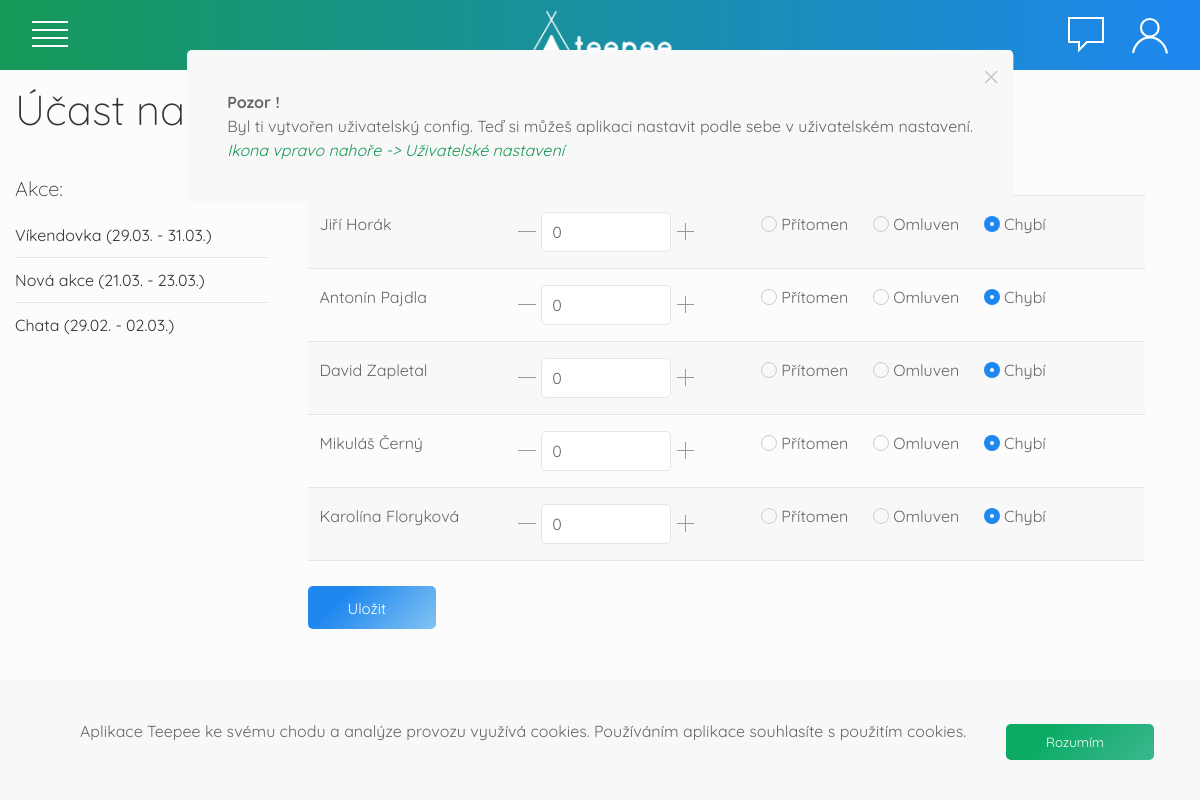
The page /ucast-akce/6 (signed in) on the database its author committed.
### tables this page shows
CREATE TABLE `akce` (
  `id_akce` int(11) NOT NULL,
  `zacatek` datetime NOT NULL,
  `konec` datetime NOT NULL,
  `nazev` varchar(200) NOT NULL,
  `popis` text,
  `vedouci_akce` int(11) DEFAULT NULL,
  `pridal` int(11) DEFAULT NULL
);

CREATE TABLE `ranger` (
  `id_rangera` int(11) NOT NULL,
  `jmeno` varchar(150) NOT NULL,
  `prezdivka` varchar(45) DEFAULT NULL,
  `prijmeni` varchar(150) NOT NULL,
  `datum_narozeni` date NOT NULL,
  `kontaktni_email` varchar(150) NOT NULL,
  `kontaktni_tel` varchar(17) NOT NULL,
  `pocet_bodu` int(11) NOT NULL,
  `id_kmenu` int(11) DEFAULT NULL
);

### index.php (called while the page is built, shortened)
<?php
  try{
  $router = new RouterKontroler();
  $router->zpracuj(array($_SERVER["REQUEST_URI"]));
  $router->vypisPohled();
  }
  catch(Exception $e){
    $exception = "
    <h3><b>Ooops!</b> Něco se pokazilo</h3>
    Kód výjimky:<br>".
    $e->getMessage();
    $router->pridejZpravu($exception,"error");
    DB::syslog($exception,"exception",(isset($_SESSION["uzivatel"]->id_vedouciho)) ? $_SESSION["uzivatel"]->id_vedouciho : 0);
    die("<script>window.location.href = '/nastenka';</script>");
  }
 ?>

### model/DB.php (called while the page is built, shortened)
<?php
class DB {
  private static $spojeni;
  private static $nastaveni = array(
		PDO::ATTR_ERRMODE => PDO::ERRMODE_EXCEPTION,
    PDO::ATTR_EMULATE_PREPARES => false,
    PDO::ATTR_DEFAULT_FETCH_MODE => PDO::FETCH_ASSOC
	);
    public static function pripoj($server, $uzivatel, $heslo, $databaze)
    {
	  if (!isset(self::$spojeni))
      {
        $dsn = "mysql:host=$server;dbname=$databaze;charset=utf8";
			 self::$spojeni = new PDO(
				$dsn,
				$uzivatel,
				$heslo,
				self::$nastaveni
       );
	  }
	}
  public static function getAkce($id){
    $sql = "SELECT * FROM akce WHERE id_akce = ?";
    $navrat = self::$spojeni->prepare($sql);
    $navrat->execute(array($id));
    return $navrat->fetch();
  }
  public static function vsechnyAkce(){
    $sql = "SELECT * FROM akce ORDER BY zacatek DESC";
    $navrat = self::$spojeni->prepare($sql);
    $navrat->execute();
    return $navrat->fetchAll();
  }
  public static function vsechnyDeti($kmen = null){
    if($kmen !== null){
      $sql = "SELECT ranger.*, kmen.nazev FROM ranger,kmen WHERE ranger.id_kmenu = kmen.id_kmenu AND kmen.nazev LIKE ? ";
    }
    else{
      $sql = "SELECT ranger.*, kmen.nazev FROM ranger,kmen WHERE ranger.id_kmenu = kmen.id_kmenu";
    }
    $navrat = self::$spojeni->prepare($sql);
    if(isset($kmen)){
      $navrat->execute(array($kmen));
    }
    else {
      $navrat->execute();
    }
    return $navrat->fetchAll();
  }
}

### kontroler/UcastAkceKontroler.php (called while the page is built, shortened)
<?php
class UcastAkceKontroler extends Kontroler{
  public function zpracuj($parametry){
    if (isset($parametry[0])) {
      $id_akce = $parametry[0];
      $this->data["vybranaAkce"] = DB::getAkce($id_akce);
      $this->data["deti"] = DB::vsechnyDeti();
    } else {
      $id_akce = null;
    }
    $this->data["vsechnyAkce"] = DB::vsechnyAkce();
  }
}

### kontroler/RouterKontroler.php (called while the page is built, shortened)
<?php
class RouterKontroler extends Kontroler{
  protected $kontroler;
  public function zpracuj($parametry){
    $castiCesty = $this->parseURL($parametry[0]);
    $castNazKont = $this->camelCase(array_shift($castiCesty));
    $tridaKontroleru = $castNazKont . "Kontroler";
    if(file_exists("kontroler/$tridaKontroleru.php"))
      $this->kontroler = new $tridaKontroleru();
    else{
      $this->pridejZpravu("<b>404</b> <br> To, co hledáš, tady není","danger");
      $this->presmeruj("nastenka");
    }
    $this->kontroler->zpracuj($castiCesty);
    $this->kontroler->colorGenerator = new ColorGenerator();
    $this->kontroler->mailManager = new MailManager();
  }
  private function camelCase($text) {
      $text = str_replace("-", " ", $text);
      $text = ucwords($text);
      $text = str_replace(" ", "", $text);
      return $text;
  }
  private function parseURL($url) {
      $parsedURL = parse_url($url);
      $path = $parsedURL["path"];
      $path = ltrim($path,"/");
      $path = trim($path);
      $cutPath = explode("/", $path);
      return $cutPath;
  }
}

### view/ucast-akce.phtml (the view, shortened to what this page needs)
<div class="uk-width-1-1" uk-grid>
  <div class="uk-width-1-1">
    <h1>Účast na akci </h1>
  </div>
  <div class="uk-width-1-4@m">
    <h4>Akce:</h4>
    <ul class="uk-list uk-list-divider uk-overflow-auto">
      <?php foreach ($vsechnyAkce as $akce) : ?>
        <li class="">
          <a href="/ucast-akce/<?= $akce["id_akce"] ?>">
            <?php
            echo $akce["nazev"] . " (" . date("d.m.", strtotime($akce["zacatek"])) . " - " . date("d.m.", strtotime($akce["konec"])) . ")";
            ?>
          </a>
        </li>
      <?php endforeach; ?>
    </ul>
  </div>
  <?php if (isset($vybranaAkce) && ($vybranaAkce != null) && ($upravy === false)) { ?>
    <div class="uk-width-3-4@m">
      <form class="uk-form" method="post">
        <table class="uk-table uk-table-striped uk-width-1-1">
          <?php foreach ($deti as $dite) : ?>
            <tr>
              <td>
                <?= $dite["jmeno"] . " " . $dite["prijmeni"] ?>
              </td>
              <td>
                <a onclick="minus('d-<?= $dite["id_rangera"] ?>')" class="uk-icon-link" uk-icon="minus"></a>
                <input class="uk-input uk-form-width-small" type="number" name="d-<?= $dite["id_rangera"] ?>" value="0" id="d-<?= $dite["id_rangera"] ?>">
                <a onclick="plus('d-<?= $dite["id_rangera"] ?>')" class="uk-icon-link" uk-icon="plus"></a>
              </td>
              <td>
                <label class="uk-margin-right"><input onclick="pritomen('d-<?= $dite["id_rangera"] ?>')" class="uk-radio" type="radio" name="o-<?= $dite["id_rangera"] ?>" value="pritomen"> Přítomen </label>
                <label class="uk-margin-right"><input onclick="omluven('d-<?= $dite["id_rangera"] ?>')" class="uk-radio" type="radio" name="o-<?= $dite["id_rangera"] ?>" value="omluven"> Omluven </label>
                <label class="uk-margin-right"><input onclick="chybi('d-<?= $dite["id_rangera"] ?>')" class="uk-radio" type="radio" name="o-<?= $dite["id_rangera"] ?>" value="neomluven" checked> Chybí </label>
              </td>
            </tr>
          <?php endforeach; ?>
        </table>
        <input class="btn-orange" type="submit" name="body" value="Uložit">
      </form>
    </div>
  <?php } ?>
</div>

### view/css/main.css (style rules this page uses)
:root { --orange:#FFE53B; --blue:#21D4FD; --light-grey: #fcfcfc; --border-size: 1px; --border-color: #f2f2f2; --green:#159957; }
body,html { height: 100%; width:100%; margin:0; padding: 0; font-family: 'Quicksand', sans-serif; background-color: var(--light-grey); }
* { font-family: 'Quicksand', sans-serif; }
h1,h2,h3,h4,.uk-heading-small,.uk-heading-medium { font-family: 'Quicksand', sans-serif; font-weight: lighter; }
a { color:#333; }
.btn-orange { background-color: #1e87f0; background-image: linear-gradient(315deg,#83c3f1 0%, #1e87f0 74% ); padding: 10px 50px 10px 40px; display: inline-block; color:#fff; text-decoration: none; border-radius: 5px; margin: 5px 10px 5px 0px; }
.btn-orange,.btn-green,.btn-blue { border: none; cursor: pointer; }
input.btn-green,input.btn-orange { padding: 13px 50px 11px 40px; }
.uk-input { border-radius:5px; }
input { font-size: 15px; border-radius: 5px; }
em { color:var(--green); }

### rows shown on the page
akce: nazev "Víkendovka", zacatek "29.03.", konec "31.03."
akce: nazev "Nová akce", zacatek "21.03.", konec "23.03."
akce: nazev "Chata", zacatek "29.02.", konec "02.03."
ranger: jmeno "Jiří", prijmeni "Horák"
ranger: jmeno "Antonín", prijmeni "Pajdla"
ranger: jmeno "David", prijmeni "Zapletal"
ranger: jmeno "Mikuláš", prijmeni "Černý"
ranger: jmeno "Karolína", prijmeni "Floryková"

### other values the page prints
$zprava["zprava"] "Pozor ! Byl ti vytvořen uživatelský config. Teď si můžeš aplikaci nastavit podle sebe v uživatelském nastavení. Ikona vpravo nahoře -> Uživatelské nastavení"
